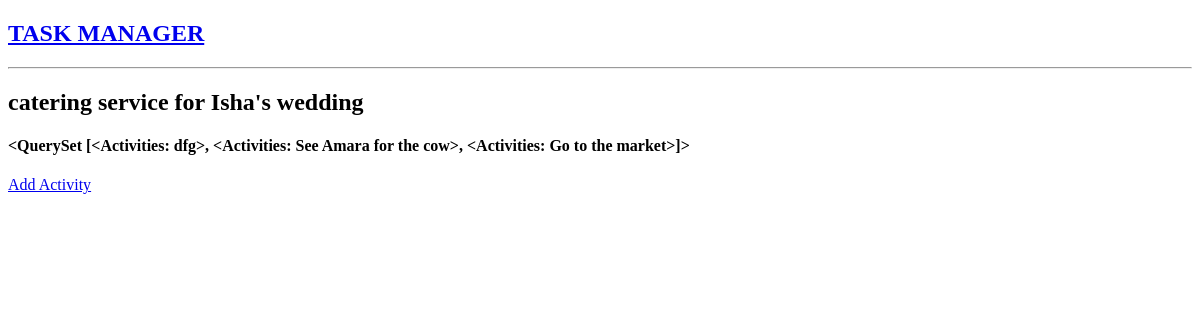
Page /task/3/ on the earlier database version.
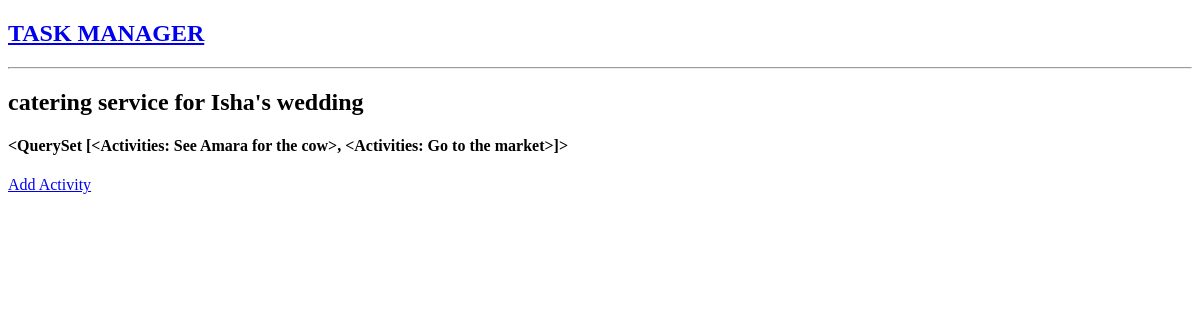
Same page on the later database version.
### base/models.py (models this page shows)
class Activities(models.Model):
    title = models.CharField(max_length=45, null=True)
    task = models.ForeignKey(Task, on_delete=models.CASCADE)
    updated = models.DateTimeField(auto_now=True)
    created = models.DateTimeField(auto_now_add=True)
    class Meta:
        ordering = ['-updated', '-created']
    def __str__(self):
        return self.title

### base/views.py (the view)
# urls.py: path('task/<str:pk>/', views.task, name='task'),
def task(request, pk):
    task = Task.objects.get(id=pk)
    activities = Activities.objects.filter(task = Task.objects.get(id=pk))
    context = {'task': task, 'activities':activities}
    return render(request, 'base/task.html', context)

### base/templates/base/task.html (shortened to what this page needs)
<!DOCTYPE html>
<html lang="en">
<head>
<body>
    {% include 'navbar.html' %}
    {% block content %}
    <h2>{{task.title}}</h2>
    <div>
       <h4>{{activities}}</h4>
   </div>
   <div>
       <a href="{% url 'addactivities' %}">Add Activity</a>
   </div>
    {% endblock %}
</body>
</html>

Differences in the rows shown:
removed Activities: title.title "<QuerySet [<Activities: dfg>, <Activities: See Amara for the cow>, <Activities: Go to the market>]>"
now on this page (row unchanged): Activities: title.title "<QuerySet [<Activities: See Amara for the cow>, <Activities: Go to the market>]>"
